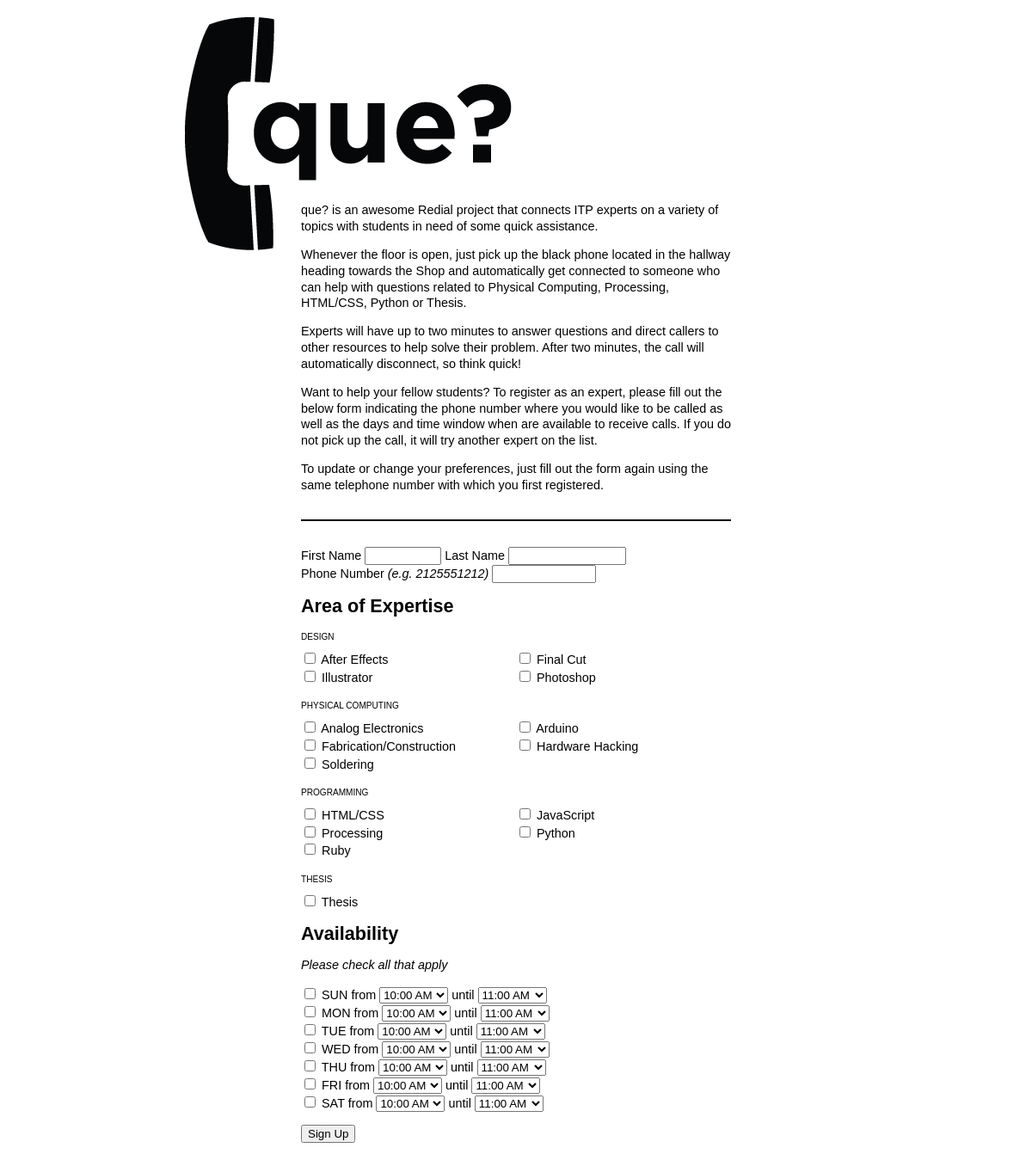
The page /examples/index.php on the database its author committed.
### tables this page shows
CREATE TABLE `specialties` (
  `id` int(11) NOT NULL AUTO_INCREMENT,
  `topic_id` int(11) NOT NULL,
  `name` varchar(50) NOT NULL,
  `context` varchar(50) NOT NULL,
  `extension` varchar(50) NOT NULL,
  PRIMARY KEY (`id`),
  KEY `topic_id` (`topic_id`),
  CONSTRAINT `specialties_ibfk_1` FOREIGN KEY (`topic_id`) REFERENCES `topics` (`id`)
);

### examples/index.php (the view, shortened to what this page needs)
<?php
require_once("info.php");
$days = array(null, 'SUN', 'MON', 'TUE', 'WED', 'THU', 'FRI', 'SAT');
$connect = mysql_connect($dbhost, $dbuser, $dbpass) or die ('Error connecting to mysql');
$specialty_query =<<<SQL
	SELECT s.id, s.name, t.name AS topic_name
	FROM specialties s
	LEFT JOIN topics t
	ON s.topic_id = t.id
	ORDER BY t.name,s.name
SQL;
$topics = array();
$result = mysql_query($specialty_query, $connect);
while ($row = mysql_fetch_assoc($result)) {
	if (!isset($topics[$row['topic_name']]))
		$topics[$row['topic_name']] = array();
	array_push($topics[$row['topic_name']], $row);
}
?>
<!DOCTYPE html>
<html>
<head>
	<link href="voitp.css" media="all" rel="stylesheet" type="text/css"/>
</head>
<body>
<h1>Que?</h1>
<form action="" method="post">
<p>que? is an awesome Redial project that connects ITP experts on a variety of topics with students in need of some quick assistance.</p>
<p>Whenever the floor is open, just pick up the black phone located in the hallway heading towards the Shop and automatically get connected to someone who can help with questions related to Physical Computing, Processing, HTML/CSS, Python or Thesis.</p>
<p>Experts will have up to two minutes to answer questions and direct callers to other resources to help solve their problem. After two minutes, the call will automatically disconnect, so think quick!</p>
<p>Want to help your fellow students? To register as an expert, please fill out the below form indicating the phone number where you would like to be called as well as the days and time window when are available to receive calls. If you do not pick up the call, it will try another expert on the list.</p>
<p>To update or change your preferences, just fill out the form again using the same telephone number with which you first registered.</p>
<hr/>
<label>First Name</label>
<input type="text" name="first_name" maxlength="255" size="8" value="" />
<label>Last Name</label>
<input type="text" name="last_name" maxlength="255" size="14" value="" /><br/>
<label>Phone Number <em>(e.g. 2125551212)</em></label>
<input type="text" name="phone_number" size="12" maxlength="10" value="" /><br/>
<h2>Area of Expertise</h2>
<div id="specialties">
<?php foreach ($topics as $key => $topic): ?>
	<h3><?= $key ?></h3>
	<div>
	<?php foreach ($topic as $row): ?>
		<label><input type="checkbox" name="specialties[]" value="<?= $row['id'] ?>" /> <?= $row['name'] ?></label>
	<?php endforeach; ?>
	</div>
<?php endforeach; ?>
</div>
<h2>Availability</h2>
<p><em>Please check all that apply</em></p>
<div id="availability">
<?php for ($day = 1; $day <= 7; $day++): ?>
	<span class="item">
	<label><input type="checkbox" name="availability[<?= $day ?>][checked]" value="1" /> <?= $days[$day] ?></label>
	from
	<select name="availability[<?= $day ?>][from]">
		<option value="10:00:00" selected="selected">10:00 AM</option>
	</select>
	until
	<select name="availability[<?= $day ?>][through]">
		<option value="11:00:00"selected="selected">11:00 AM</option>
	</select>
	</span>
<?php endfor; ?>
</div>
<p><input type="submit" value="Sign Up" /></p>
</form>
</body>
</html>

### examples/voitp.css (style rules this page uses)
body { width: 500px; margin: 20px auto; font-family: helvetica,sans-serif; font-size: 0.9em; line-height: 1.3em; }
h1 { text-indent: -9999px; background-image: url('./que.png'); background-repeat: no-repeat; width: 380px; height: 271px; margin: 0 0 -70px -135px; }
h3 { font-size: 0.7em; text-transform: uppercase; font-weight: normal; clear: both; margin-bottom: 5px; }
hr { margin: 30px 0; border: 1px solid #000; }
#specialties { position: relative; }
#specialties div { margin-bottom: 15px; }
#specialties div:after { content: "."; display: block; height: 0; clear: both; visibility: hidden; }
#specialties label { width: 50%; float: left; }
#availability .item { display: block; }

### rows shown on the page
specialties: name "After Effects"
specialties: name "Final Cut"
specialties: name "Illustrator"
specialties: name "Photoshop"
specialties: name "Analog Electronics"
specialties: name "Arduino"
specialties: name "Fabrication/Construction"
specialties: name "Hardware Hacking"
specialties: name "Soldering"
specialties: name "HTML/CSS"
specialties: name "JavaScript"
specialties: name "Processing"
specialties: name "Python"
specialties: name "Ruby"
specialties: name "Thesis"

### other values the page prints
$key "DESIGN"
$key "PHYSICAL COMPUTING"
$key "PROGRAMMING"
$key "THESIS"
$days[$day] "SUN"
$days[$day] "MON"
$days[$day] "TUE"
$days[$day] "WED"
$days[$day] "THU"
$days[$day] "FRI"
$days[$day] "SAT"
